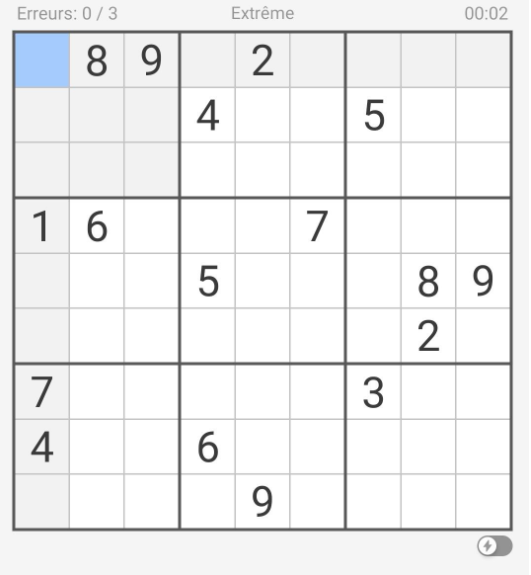
#> input picture images/phone2.png, 531 x 575 px
$ jupyter execute --allow-errors sudoku.ipynb
#> lines starting #> are read from the running program, lines starting #| are printed output that depends on the picture; after the words box and inside, x2 and y2 are one past the last pixel; in counts of white or black regions, pixels touching at a corner belong together
[cell 1]
import cv2
import matplotlib.pyplot as plt
import numpy as np
from tensorflow.keras.models import load_model
import sudukoSolver

[cell 2]
heightImg = 450
widthImg = 450
img=cv2.imread ("images/phone2.png")
#> img is the input picture: shape (575, 531, 3); mean B, G, R 239.7, 239.3, 238.9
img = cv2.resize(img, (widthImg, heightImg))
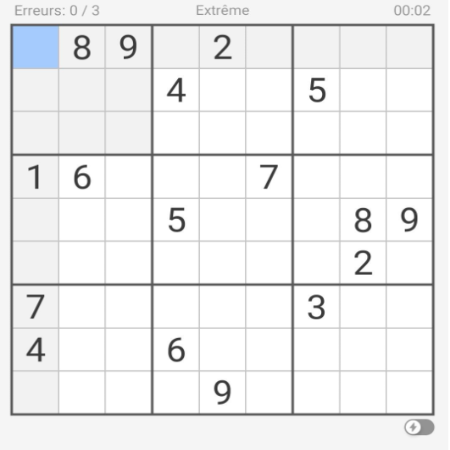
#> img: shape (450, 450, 3); mean B, G, R 239.5, 239, 238.7

[cell 3]
def showImage(img, name='my-image'):
    plt.imshow(img,cmap='gray')
    plt.title(name)
    plt.axis('off')
    plt.show()

[cell 4]
showImage(img, 'original')

#### 1 - Preprocessing Image

[cell 5]
def preProcess(img):
    imgGray = cv2.cvtColor(img, cv2.COLOR_BGR2GRAY)  # CONVERT IMAGE TO GRAY SCALE
    imgBlur = cv2.GaussianBlur(imgGray, (5, 5), 0, cv2.BORDER_DEFAULT)  # ADD GAUSSIAN BLUR
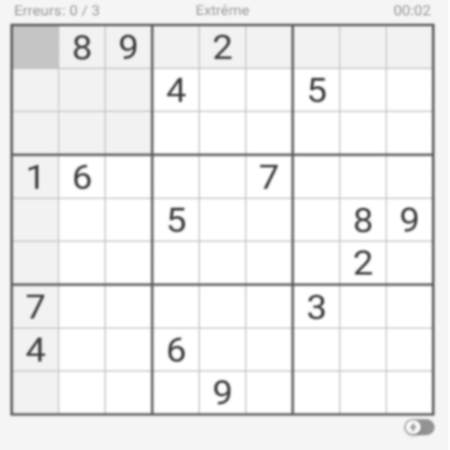
#> imgBlur: shape (450, 450); min 67, max 255, mean 239
    imgThreshold = cv2.adaptiveThreshold(imgBlur, 255, cv2.ADAPTIVE_THRESH_GAUSSIAN_C, cv2.THRESH_BINARY_INV, 11, 2)  # APPLY ADAPTIVE THRESHOLD
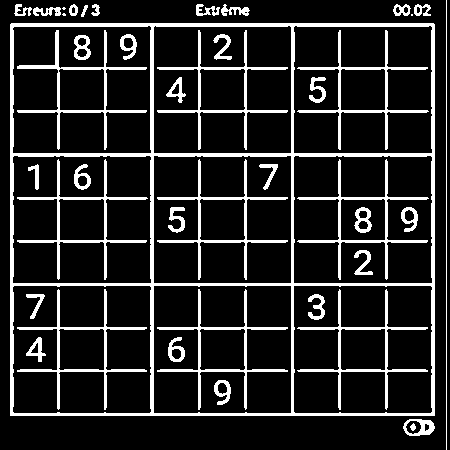
#> imgThreshold: shape (450, 450); 14.6% white; 42 white regions (3 under 20 px)
    return imgThreshold

[cell 6]
imgThreshold = preProcess(img)
showImage(imgThreshold, 'original')

#### 2. FIND ALL COUNTOURS

[cell 7]
imgContours = img.copy() # COPY IMAGE FOR DISPLAY PURPOSES
imgBigContour = img.copy() # COPY IMAGE FOR DISPLAY PURPOSES

## #cv.RETR_LIST, cv.RETR_TREE, cv.RETR_CCOMP, cv.RETR_EXTERNAL
 ## CHAIN_APPROX_NONE CHAIN_APPROX_SIMPLE CHAIN_APPROX_TC89_L1 CHAIN_APPROX_TC89_KCOS
contours, hierarchy = cv2.findContours(imgThreshold, cv2.RETR_LIST, cv2.CHAIN_APPROX_SIMPLE) # FIND ALL CONTOURS
#> contours = 80 contours, 7 with area under 20; largest, box (x1, y1, x2, y2) and area: (10, 23, 435, 416) 166207, (293, 285, 433, 414) 17662, (153, 285, 292, 414) 17654, (12, 285, 152, 414) 17564, (293, 155, 433, 284) 17553
cv2.drawContours(imgContours, contours, -1, (0, 255, 0), 3) # DRAW ALL DETECTED CONTOURS
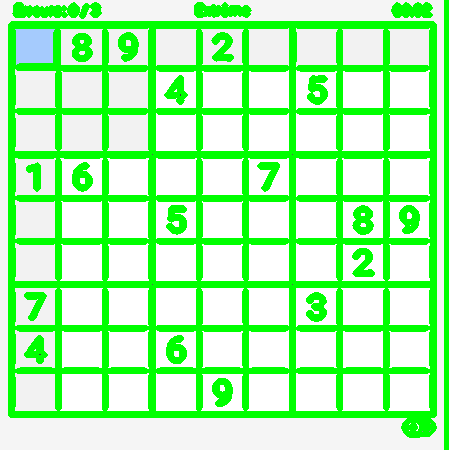
#> imgContours: shape (450, 450, 3); mean B, G, R 168.8, 251.7, 168.3
showImage(imgContours, 'imgContours')
showImage(imgBigContour, 'imgBigContour')

#### 3. FIND THE BIGGEST COUNTOUR AND USE IT AS SUDOKU

[cell 8]
def testContours(contours,image):
    filtered_image = image.copy()
    for contour in contours:
        # Calculer l'aire du contour
        area = cv2.contourArea(contour)

        # Approximer le contour pour obtenir le nombre de côtés
        epsilon = 0.02 * cv2.arcLength(contour, True)
        approx = cv2.approxPolyDP(contour, epsilon, True)
        # Filtrer les contours en fonction de l'aire et du nombre de côtés
        if area > 70000 and len(approx) > 6:
        #if area > 6000 and len(approx) == 4:
            # Dessiner le contour sur l'image filtrée
            cv2.drawContours(filtered_image, [contour], -1, (0, 255, 0), 5)
#> this loop made 80 passes
#> (area, epsilon) on passes 1, 2, 3, 4, 5, 6, 7, 8, 9, 10, 14, 15: (30.5, 0.438), (22.5, 0.375), (167.5, 0.977), (413.5, 1.63), (92.5, 0.728), (254, 1.78), (90, 0.699), (52, 0.643), (248, 1.76), (199.5, 1.54), (161, 2.47), (114.5, 1.83)
#> (area, epsilon, approx) on passes 11, 12, 13, 19, 20, 21: (1814, 3.44, [[340, 330], [384, 328], [385, 369], [342, 370]]), (1784, 3.49, [[199, 330], [243, 328], [245, 368], [201, 370]]), (1817.5, 3.49, [[58, 330], [102, 328], [104, 369], [60, 370]]), (17661.5, 10.78, [[293, 286], [430, 285], [432, 411], [295, 413]]), (17654, 10.66, [[153, 286], [290, 285], [291, 412], [154, 413]]), (17564, 10.82, [[12, 287], [149, 285], [151, 411], [14, 413]])
    return filtered_image

toto = testContours(contours,imgBigContour)
showImage(toto, 'toto')

[cell 9]
def biggestContour(contours):
    biggest = np.array([])
    max_area = 0
    for i in contours:
        area = cv2.contourArea(i)
        if area > 50:
            peri = cv2.arcLength(i, True)
            approx = cv2.approxPolyDP(i, 0.02 * peri, True)
            if area > max_area and len(approx) == 4:
                biggest = approx
                max_area = area
#> this loop made 80 passes
#> (area, peri, biggest, max_area) on passes 11, 13, 19, 60: (1814, 172.1, [[340, 330], [384, 328], [385, 369], [342, 370]], 1814), (1817.5, 174.4, [[58, 330], [102, 328], [104, 369], [60, 370]], 1817.5), (17661.5, 539, [[293, 286], [430, 285], [432, 411], [295, 413]], 17661.5), (166207, 1630.8, [[10, 24], [10, 415], [434, 415], [433, 23]], 166207)
#> (area, peri, approx) on passes 12, 20, 21, 29, 30, 31: (1784, 174.6, [[199, 330], [243, 328], [245, 368], [201, 370]]), (17654, 533, [[153, 286], [290, 285], [291, 412], [154, 413]]), (17564, 540.9, [[12, 287], [149, 285], [151, 411], [14, 413]]), (1847, 171.3, [[340, 200], [383, 198], [385, 239], [341, 240]]), (1818, 173.8, [[199, 200], [243, 198], [245, 238], [201, 240]]), (1850.5, 172.7, [[58, 200], [102, 198], [104, 239], [60, 240]])
#> after the loop, max_area = 166207
    return biggest,max_area

[cell 10]
#### 3 - Reorder points for Warp Perspective
def reorder(myPoints):

    myPoints = myPoints.reshape((4, 2))

    print(myPoints.shape)
    myPointsNew = np.zeros((4, 1, 2), dtype=np.int32)
    print('*****')
    print(myPointsNew)

    add = myPoints.sum(1)
    myPointsNew[0] = myPoints[np.argmin(add)]
    myPointsNew[3] =myPoints[np.argmax(add)]
    diff = np.diff(myPoints, axis=1)
    myPointsNew[1] =myPoints[np.argmin(diff)]
    myPointsNew[2] = myPoints[np.argmax(diff)]
    return myPointsNew

[cell 11]
biggest, maxArea = biggestContour(contours) # FIND THE BIGGEST CONTOUR
#> biggest = [[10, 24], [10, 415], [434, 415], [433, 23]]; maxArea = 166207
if biggest.size != 0:
    #biggest = reorder(biggest)
    cv2.drawContours(imgBigContour, biggest, -1, (0, 0, 255), 25) # DRAW THE BIGGEST CONTOUR
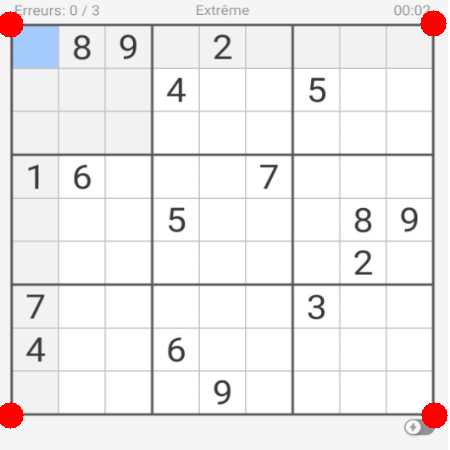
#> imgBigContour: shape (450, 450, 3); 1.02% of pixels changed, all inside (x1, y1, x2, y2) = (0, 10, 448, 429)


def write_text_next_to_points(image, points, text_offset=10, font=cv2.FONT_HERSHEY_SIMPLEX, font_scale=1, color=(255, 0, 0), thickness=2):
    # Copier l'image pour éviter de modifier l'original
#> called with points = array of shape (4, 1, 2), text_offset = 10, font = 0, font_scale = 1, color = (255, 0, 0), thickness = 2
    image_with_text = image.copy()
    points = reorder(points)
#> in reorder, `myPoints = myPoints.reshape((4, 2))`: myPoints = [[10, 24], [10, 415], [434, 415], [433, 23]]
#| (4, 2)
#> in reorder, `add = myPoints.sum(1)`: add = [34, 425, 849, 456]
#> in reorder, `diff = np.diff(myPoints, axis=1)`: diff = [14, 405, -19, -410]
#> points = [[10, 24], [433, 23], [10, 415], [434, 415]]
    # Parcourir les points et écrire un texte à côté de chaque point
    for i, point in enumerate(points, start=1):
        # Coordonnées du point
        x, y = point[0]
        # Texte à écrire à côté du point
        text = f"{i}"
        # Dessiner le texte à côté du point
        cv2.putText(image_with_text, text, (x + text_offset, y + text_offset), font, font_scale, color, thickness)
#> this loop made 4 passes
#> (x, y, text) on passes 1 to 4: (10, 24, '1'), (433, 23, '2'), (10, 415, '3'), (434, 415, '4')
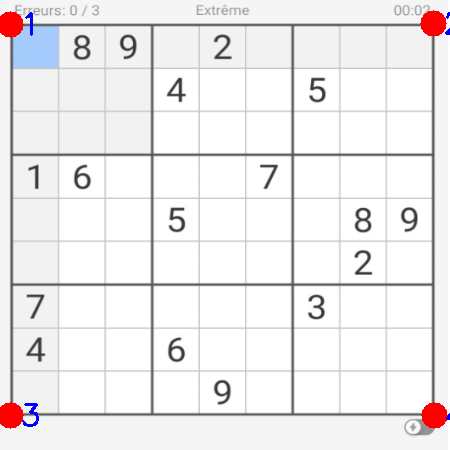
#> image_with_text: shape (450, 450, 3); 0.15% of pixels changed, all inside (x1, y1, x2, y2) = (22, 12, 450, 427)
    return image_with_text

image_with_text = write_text_next_to_points(imgBigContour, biggest)
showImage(image_with_text, 'image_with_text')

[cell 12]
biggest, maxArea = biggestContour(contours) # FIND THE BIGGEST CONTOUR
#> the loop in biggestContour (call 2), `for i in contours:` made 80 passes
#> (area, peri, approx) on passes 12, 20, 21, 29, 30, 31, 39, 40, 41, 45: (1784, 174.6, [[199, 330], [243, 328], [245, 368], [201, 370]]), (17654, 533, [[153, 286], [290, 285], [291, 412], [154, 413]]), (17564, 540.9, [[12, 287], [149, 285], [151, 411], [14, 413]]), (1847, 171.3, [[340, 200], [383, 198], [385, 239], [341, 240]]), (1818, 173.8, [[199, 200], [243, 198], [245, 238], [201, 240]]), (1850.5, 172.7, [[58, 200], [102, 198], [104, 239], [60, 240]]), (17553, 540.4, [[293, 157], [430, 155], [432, 282], [294, 283]]), (17541, 533.8, [[153, 156], [290, 155], [291, 282], [154, 283]]), (17460, 542.9, [[12, 157], [149, 155], [151, 282], [13, 283]]), (1849, 171.3, [[340, 70], [383, 68], [385, 109], [341, 110]])
print('maxArea',maxArea)
#| maxArea 166207.0
print(biggest)
#| [[[ 10  24]]
#|  [[ 10 415]]
#|  [[434 415]]
#|  [[433  23]]]

if biggest.size != 0:
    biggest = reorder(biggest)
#| (4, 2)
#> biggest = [[10, 24], [433, 23], [10, 415], [434, 415]]
    print('_________')
    #print(biggest)
    cv2.drawContours(imgBigContour, biggest, -1, (255, 0, 255), 25) # DRAW THE BIGGEST CONTOUR
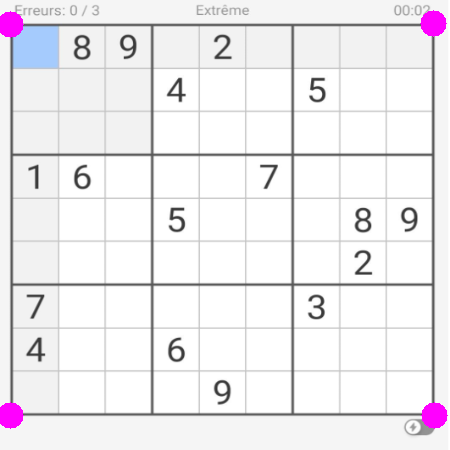
#> imgBigContour: shape (450, 450, 3); 1.02% of pixels changed, all inside (x1, y1, x2, y2) = (0, 10, 448, 429)
    pts1 = np.float32(biggest) # PREPARE POINTS FOR WARP
#> pts1 = [[10, 24], [433, 23], [10, 415], [434, 415]]
    pts2 = np.float32([[0, 0],[widthImg, 0], [0, heightImg],[widthImg, heightImg]]) # PREPARE POINTS FOR WARP
    matrix = cv2.getPerspectiveTransform(pts1, pts2) # GER
#> matrix = [[1.07, -3.53e-18, -10.67], [0.00273, 1.15, -27.72], [6.06e-06, 6.03e-06, 1]]
    imgWarpColored = cv2.warpPerspective(img, matrix, (widthImg, heightImg))
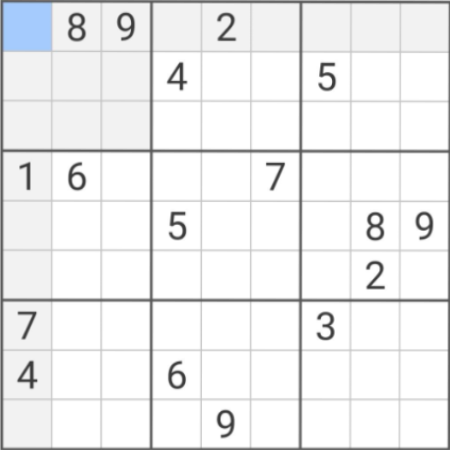
#> imgWarpColored: shape (450, 450, 3); mean B, G, R 239.4, 238.9, 238.4
    imgBlank = np.zeros((heightImg, widthImg, 3), np.uint8)
    imgWarpColored = cv2.cvtColor(imgWarpColored,cv2.COLOR_BGR2GRAY)
#> imgWarpColored: shape (450, 450)

[cell 13]
showImage(imgBigContour, 'imgBigContour')
showImage(imgWarpColored, 'imgWarpColored')
#cv2.imwrite("nouvelle_image.jpg", imgWarpColored)

#### 4. SPLIT THE IMAGE AND FIND EACH DIGIT AVAILABLE

[cell 14]
#### 4 - TO SPLIT THE IMAGE INTO 81 DIFFRENT IMAGES
# [8 lines left out: function splitBoxes, not called in this run]

#> (a cell that did not finish here is left out)

[cell 16]
#### 4 - GET PREDECTIONS ON ALL IMAGES
# [18 lines left out: function getPredectionOneImage, not called in this run]

#> (a cell that did not finish here is left out)

#> (a cell that did not finish here is left out)

[cell 19]
# [5 lines left out: function getAllPreditions, not called in this run]

#> (a cell that did not finish here is left out)

[cell 21]
#### 6 -  TO DISPLAY THE SOLUTION ON THE IMAGE
# [12 lines left out: function displayNumbers, not called in this run]

[cell 22]
def imageBlank(heightImg=450, widthImg=450):
    return np.zeros((heightImg, widthImg, 3), np.uint8)

[cell 23]
# [13 lines left out: function addGridImage, not called in this run]

[cell 24]
# Afficher les deux images
# [10 lines left out: function displayTwoImage, not called in this run]

#> (a cell that did not finish here is left out)

#> (a cell that did not finish here is left out)

#> (a cell that did not finish here is left out)

#> (a cell that did not finish here is left out)

#> (a cell that did not finish here is left out)

#> (a cell that did not finish here is left out)

imageSovedWithGrid=addGridImage(imgSolvedDigits)
displayTwoImage(imageNumberWithGrid,imageSovedWithGrid)

#### create solution on origninal Image

[cell 31]
pts2 = np.float32(biggest) # PREPARE POINTS FOR WARP
#> pts2 = [[10, 24], [433, 23], [10, 415], [434, 415]]
pts1 =  np.float32([[0, 0],[widthImg, 0], [0, heightImg],[widthImg, heightImg]]) # PREPARE POINTS FOR WARP
matrix = cv2.getPerspectiveTransform(pts1, pts2)  # GER
#> matrix = [[0.938, -5.23e-05, 10], [-0.00235, 0.867, 24], [-5.67e-06, -5.23e-06, 1]]
imgInvWarpColored = img.copy()
#> (the rest of this cell did not finish here and is left out)

$ run again, with images/10.png copied over images/phone2.png
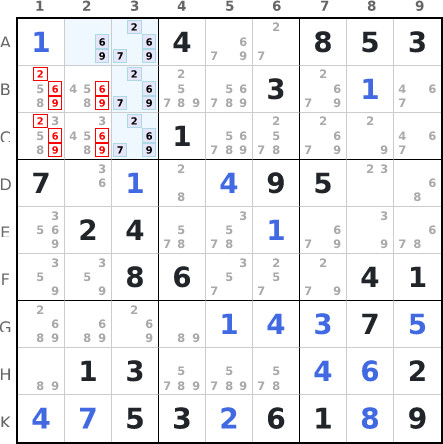
#> input picture images/10.png, 443 x 444 px
#> img is the input picture: shape (444, 443, 3); mean B, G, R 237.6, 235.5, 235.4
#> img: shape (450, 450, 3)
#> in preProcess, `imgThreshold = cv2.adaptiveThreshold(imgBlur, 255, cv2.ADAPTIVE_THRESH..`:
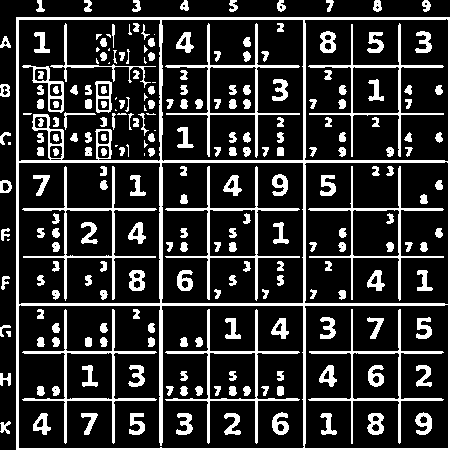
#> imgThreshold: shape (450, 450); 19.6% white; 247 white regions (25 under 20 px)
#> contours = 309 contours, 46 with area under 20; largest, box (x1, y1, x2, y2) and area: (16, 17, 450, 450) 187056, (18, 304, 305, 449) 40345, (304, 304, 449, 449) 20458, (304, 18, 449, 162) 20172, (304, 161, 449, 305) 20170
#> the loop in testContours, `for contour in contours: # Calculer l'aire du contour` made 309 passes
#> (area, epsilon) on passes 1 to 3: (46.5, 0.511), (44.5, 0.495), (54.5, 1.07)
#> the loop in biggestContour, `for i in contours:` made 309 passes
#> (area, peri, biggest, max_area) on passes 38, 39, 64: (2086, 186.6, [[354, 352], [399, 354], [397, 399], [352, 397]], 2086), (2115, 187, [[209, 353], [254, 352], [256, 397], [210, 399]], 2115), (20457.5, 573.9, [[447, 304], [448, 447], [305, 448], [304, 306]], 20457.5)
#> after the loop in biggestContour, `for i in contours:`: biggest = [[16, 17], [16, 449], [449, 449], [449, 17]]; max_area = 187056
#> `biggest, maxArea = biggestContour(contours)`: biggest = [[16, 17], [16, 449], [449, 449], [449, 17]]; maxArea = 187056
#> myPoints = [[16, 17], [16, 449], [449, 449], [449, 17]]
#| (4, 2)
#> add = [33, 465, 898, 466]
#> diff = [1, 433, 0, -432]
#> points = [[16, 17], [449, 17], [16, 449], [449, 449]]
#> the loop in write_text_next_to_points, `for i, point in enumerate(points, start=1):` made 4 passes
#> (x, y, text) on passes 1 to 4: (16, 17, '1'), (449, 17, '2'), (16, 449, '3'), (449, 449, '4')
#> the loop in biggestContour (call 2), `for i in contours:` made 309 passes
#| maxArea 187056.0
#| [[[ 16  17]]
#|  [[ 16 449]]
#|  [[449 449]]
#|  [[449  17]]]
#| (4, 2)
#> `matrix = cv2.getPerspectiveTransform(pts1, pts2)`: matrix = [[1.04, -5.58e-18, -16.63], [0, 1.04, -17.71], [-1.46e-19, -6.82e-37, 1]]
#> `imgWarpColored = cv2.cvtColor(imgWarpColored,cv2.COLOR_BGR2GRAY)`:
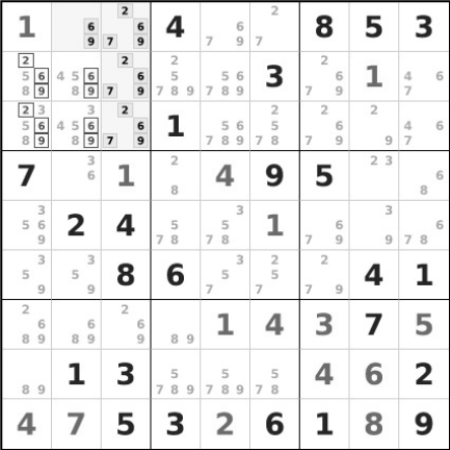
#> imgWarpColored: shape (450, 450); min 0, max 255, mean 235.8
#> pts2 = [[16, 17], [449, 17], [16, 449], [449, 449]]
#> `matrix = cv2.getPerspectiveTransform(pts1, pts2)`: matrix = [[0.962, 0, 16], [0, 0.96, 17], [0, 0, 1]]
